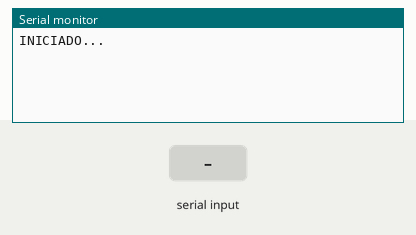
The sketch below on a simulated Arduino Uno, built with avr-gcc and run on an emulated ATmega328P. On the bench: the last lines printed to the serial monitor. The inputs (shaded band) are chosen by the test bench.

Above: at 1.3 s.
1.4 s: "1" received over Serial
At 3.6 s:
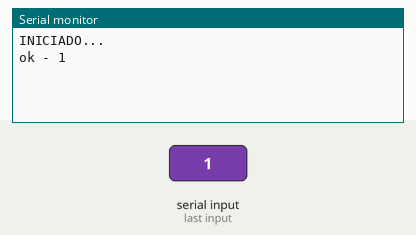
3.9 s: "0" received over Serial
At 5.3 s:
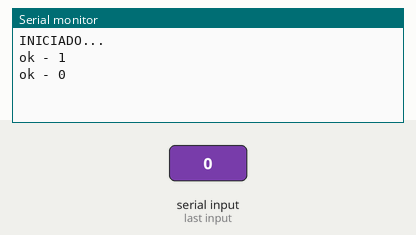
5.4 s: "2" received over Serial
At 6.9 s:
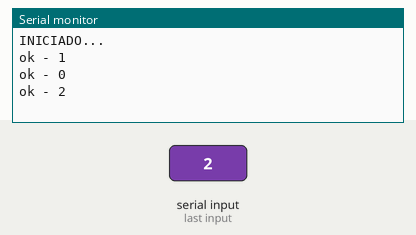

The sketch:

eco_serial.ino
```cpp
/*
Código para testar o pySerial para comunicação com o Arduino
Autor: @DjEdu28 - Luis Eduardo
Feiro em: 02/06/2024
Ultima atualização: 02/06/2024
Motivo: ajudar o amigo Daniel, gp Automação e IOT

A. Esse código espera um texto pela serial e o devolve na mesma serial,
   escrevendo
   "ok - " antes do texto recebido
*/

void setup() {
  // initialize serial:
  Serial.begin(9600);
  Serial.println("INICIADO...");
  delay(100);
}


void loop() {
  if (Serial.available()) {
    String inputString =  Serial.readString();
    Serial.print("ok - ");
    Serial.println(inputString);
  }
}
```

Measured:
- after the input at 1.4 s, the serial monitor: prints a new line after 1.0 s (image 1)
- after the input at 3.9 s, the serial monitor: prints a new line after 1.0 s (image 2)
- after the input at 5.4 s, the serial monitor: prints a new line after 1.0 s (image 3)
